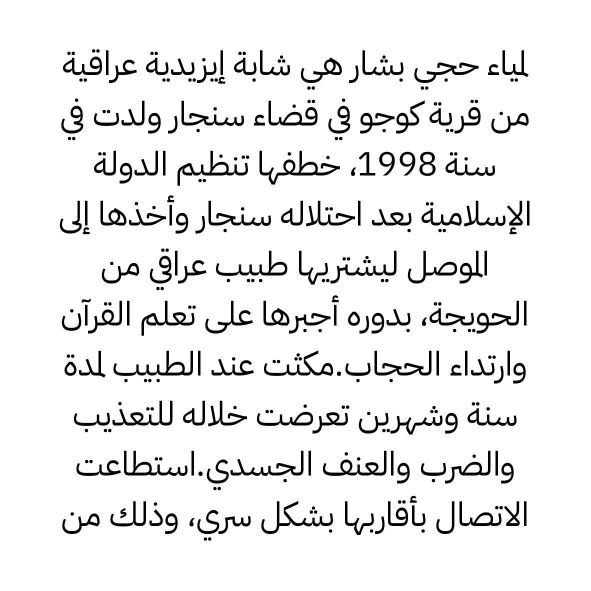
#> input picture train-dataset/IBM Plex Sans Arabic/1.jpeg, 1181 x 1181 px (shown at 1/2 size); its folder holds only this picture in this run
$ jupyter execute --allow-errors xgboost.ipynb
#> lines starting #> are read from the running program, lines starting #| are printed output that depends on the picture
[cell 1]
import cv2
from xgboost import XGBClassifier
import os
import numpy as np
from cv2.xfeatures2d import SIFT_create as sift_create
from PIL import Image
from sklearn.preprocessing import LabelBinarizer
from sklearn.preprocessing import LabelEncoder

# Define paths and hyperparameters
data_path = "train-dataset"
max_descriptor_length = 0  # Initialize to 0

# Load image paths and labels
images = []
labels = []
for folder_name in os.listdir(data_path):
    folder_path = os.path.join(data_path, folder_name)
    for filename in os.listdir(folder_path):
        image_path = os.path.join(folder_path, filename)
        label = folder_name  # Assuming folder name represents class label
        images.append(image_path)
        labels.append(label)
#> pass 2 of the loop `for folder_name in os.listdir(data_path):`:
# Encode labels as integers
label_encoder = LabelEncoder()
labels_encoded = label_encoder.fit_transform(labels)
labels_encoded = labels_encoded.astype(np.int32)  # Convert to np.int32


def extract_surf_features(image_path):
    global max_descriptor_length
    img = Image.open(image_path)
#> img is the input picture: PIL image 1181x1181 RGB; min 0, max 255, mean 235.8
    img = img.resize((512, 512))  # Resize the image
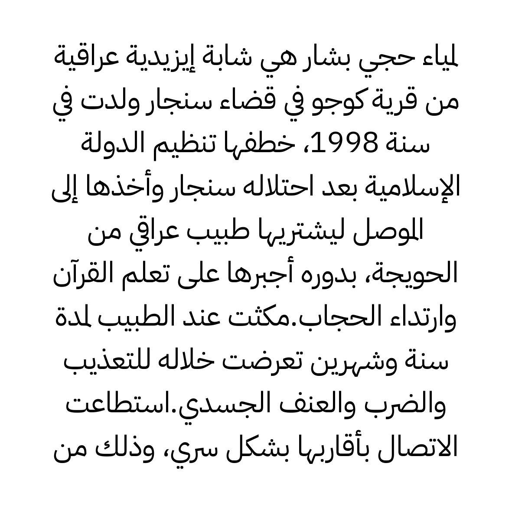
#> img: PIL image 512x512 RGB; min 0, max 255, mean 235.8
    img = np.array(img)  # Convert PIL Image to NumPy array
    gray = cv2.cvtColor(img, cv2.COLOR_RGB2GRAY)  # Convert to grayscale
    surf = sift_create()
    keypoints, descriptors = surf.detectAndCompute(gray, None)
#> keypoints = 1934 keypoints; strongest (x, y, size): (195, 200, 1.8), (404, 138, 1.8), (172, 113, 1.8), (174, 410, 2.4)
    descriptors = descriptors.flatten()
    max_descriptor_length = max(max_descriptor_length, len(descriptors))
#> max_descriptor_length = 247552
    return descriptors

# Extract features from training images and find the maximum descriptor length
for image_path in images:
    extract_surf_features(image_path)
#> pass 2 of the loop `for image_path in images:`:
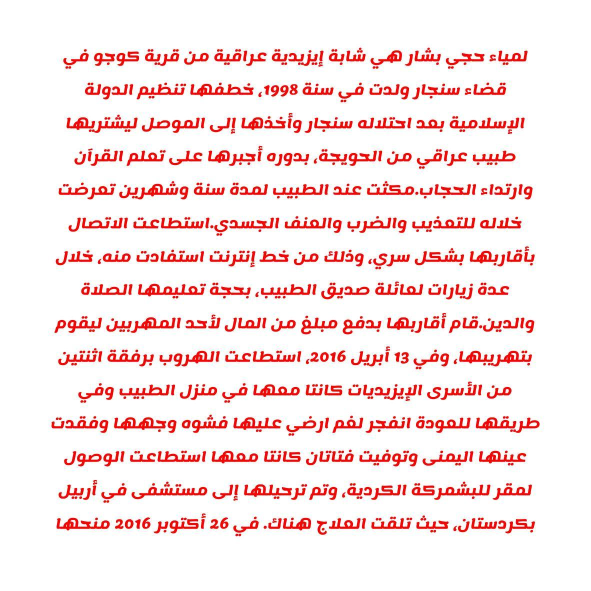
#> input picture train-dataset/Lemonada/1.jpeg, 1181 x 1181 px (shown at 1/2 size)
#> in extract_surf_features, img is the input picture: PIL image 1181x1181 RGB; mean R, G, B 249.7, 229.5, 229
#> in extract_surf_features (call 2), `img = img.resize((512, 512))`:
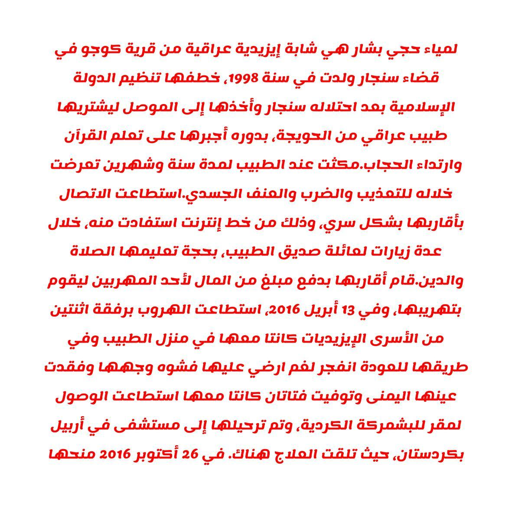
#> img: PIL image 512x512 RGB; mean R, G, B 249.7, 229.4, 229
#> in extract_surf_features (call 2), `gray = cv2.cvtColor(img, cv2.COLOR_RGB2GRAY)`:
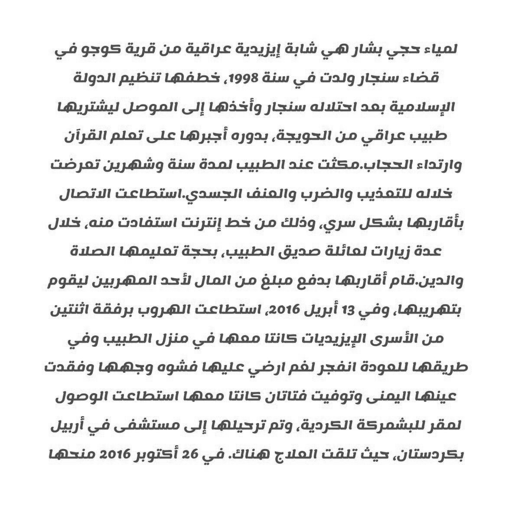
#> gray: shape (512, 512); min 53, max 255, mean 235.4
#> keypoints = 3563 keypoints; strongest (x, y, size): (304, 367, 1.9), (209, 396, 1.8), (116, 136, 1.8), (302, 280, 1.9)
#> max_descriptor_length = 456064

# Pad or truncate the descriptors to match the maximum length
image_features = []
for image_path in images:
    features = extract_surf_features(image_path)
#> in extract_surf_features (call 3), `keypoints, descriptors = surf.detectAndCompute(gray, None)`: keypoints = 1934 keypoints; strongest (x, y, size): (195, 200, 1.8), (404, 138, 1.8), (172, 113, 1.8), (174, 410, 2.4)
    padded_features = np.pad(features, (0, max_descriptor_length - len(features)), mode='constant')
    image_features.append(padded_features)
#> pass 2 of the loop `for image_path in images:`:
#> keypoints = 3563 keypoints; strongest (x, y, size): (304, 367, 1.9), (209, 396, 1.8), (116, 136, 1.8), (302, 280, 1.9)
# Train the XGBClassifier
#> (the rest of this cell did not finish here and is left out)
